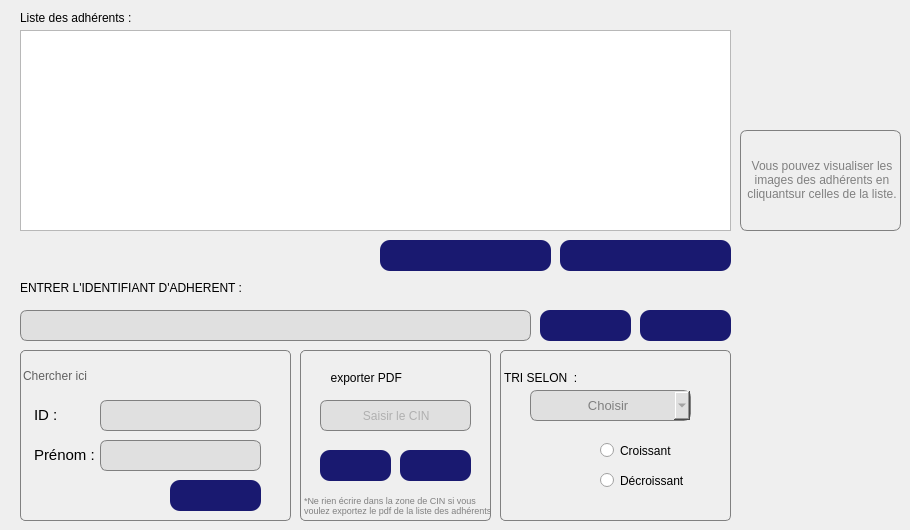
   <widget class="QWidget" name="tab_4">
    <attribute name="title">
     <string>LISTE</string>
    </attribute>
    <widget class="QLabel" name="label_28">
     <property name="geometry">
      <rect>
       <x>20</x>
       <y>10</y>
       <width>191</width>
       <height>16</height>
      </rect>
     </property>
     <property name="styleSheet">
      <string notr="true">font: 11pt &quot;Copperplate Gothic Bold&quot;;
color: rgb(0, 0, 0);</string>
     </property>
     <property name="text">
      <string>Liste des adhérents : </string>
     </property>
    </widget>
    <widget class="QTableView" name="tableView_Adherent">
     <property name="geometry">
      <rect>
       <x>20</x>
       <y>30</y>
       <width>711</width>
       <height>201</height>
      </rect>
     </property>
     <property name="styleSheet">
      <string notr="true">#tableView {
border: 3px solid gray;
border-radius: 40px;
background: rgba(228, 228, 255, 0); /* Fond semi-transparent */
    background-color: #f0f0f0; /* Couleur de fond */

}

</string>
     </property>
    </widget>
    <widget class="QLabel" name="label_29">
     <property name="geometry">
      <rect>
       <x>20</x>
       <y>280</y>
       <width>361</width>
       <height>16</height>
      </rect>
     </property>
     <property name="styleSheet">
      <string notr="true">font: 11pt &quot;Copperplate Gothic Bold&quot;;
color: rgb(0, 0, 0);</string>
     </property>
     <property name="text">
      <string>ENTRER L'IDENTIFIANT D'ADHERENT :</string>
     </property>
    </widget>
    <widget class="QLineEdit" name="lineEdit_id_a_supp">
     <property name="geometry">
      <rect>
       <x>20</x>
       <y>310</y>
       <width>511</width>
       <height>31</height>
      </rect>
     </property>
     <property name="styleSheet">
      <string notr="true">QLineEdit {
    background-color: #e0e0e0; /* Couleur de fond par défaut */
    color: #808080; /* Couleur du texte par défaut (gris clair) */
    border: 1px solid #808080; /* Bordure grise par défaut */
    border-radius: 7px; /* Arrondir les coins par défaut */
}

QLineEdit:focus {
    background-color: #fafad2; /* Nouvelle couleur de fond lorsque le lineEdit est en focus */
    color: #000000; /* Nouvelle couleur du texte lorsque le lineEdit est en focus (noir) */
    border-color: #D3D3D3; /* Nouvelle couleur de la bordure lorsque le lineEdit est en focus */
}
</string>
     </property>
    </widget>
    <widget class="QPushButton" name="pushButton_statistiques">
     <property name="geometry">
      <rect>
       <x>560</x>
       <y>240</y>
       <width>171</width>
       <height>31</height>
      </rect>
     </property>
     <property name="styleSheet">
      <string notr="true">QPushButton {
	image: url(:/images/img/1708110523743.png);
	font: 12pt &quot;Century Gothic&quot;;
    background-color: #191970; /* Couleur de fond */
    color: #fff; /* Couleur du texte */
    border: none; /* Pas de bordure */
    border-radius: 10px; /* Arrondir les coins */
}

/* Style lorsque la souris survole le bouton */
QPushButton:hover {
	color: rgb(255, 255, 255);

background:#DAA520;
border: none;
}

/* Style lorsque le bouton est enfoncé */
QPushButton:pressed {
    background-color: #b8860b; /* Couleur de fond en cas d'appui */
    border: 1px solid #446cff; /* Bordure en cas d'appui */
}

/* Style lorsque le bouton est enfoncé et coché (utilisé pour les boutons à bascule) */
QPushButton:checked {
    background-color: #3761ff; /* Couleur de fond en cas de bouton coché */
    border: 1px solid #3761ff; /* Bordure en cas de bouton coché */
}




</string>
     </property>
     <property name="text">
      <string/>
     </property>
    </widget>
    <widget class="QPushButton" name="pushButton_supprimerAdherent">
     <property name="geometry">
      <rect>
       <x>640</x>
       <y>310</y>
       <width>91</width>
       <height>31</height>
      </rect>
     </property>
     <property name="styleSheet">
      <string notr="true">QPushButton {
	image: url(:/images/img/Picsart_24-02-16_20-04-00-348.png);
	font: 12pt &quot;Century Gothic&quot;;
    background-color: #191970; /* Couleur de fond */
    color: #fff; /* Couleur du texte */
    border: none; /* Pas de bordure */
    border-radius: 10px; /* Arrondir les coins */
}

/* Style lorsque la souris survole le bouton */
QPushButton:hover {
	color: rgb(255, 255, 255);

background:#DAA520;
border: none;
}

/* Style lorsque le bouton est enfoncé */
QPushButton:pressed {
    background-color: #b8860b; /* Couleur de fond en cas d'appui */
    border: 1px solid #446cff; /* Bordure en cas d'appui */
}

/* Style lorsque le bouton est enfoncé et coché (utilisé pour les boutons à bascule) */
QPushButton:checked {
    background-color: #3761ff; /* Couleur de fond en cas de bouton coché */
    border: 1px solid #3761ff; /* Bordure en cas de bouton coché */
}




</string>
     </property>
     <property name="text">
      <string/>
     </property>
    </widget>
    <widget class="QFrame" name="frame">
     <property name="geometry">
      <rect>
       <x>20</x>
       <y>350</y>
       <width>271</width>
       <height>171</height>
      </rect>
     </property>
     <property name="styleSheet">
      <string notr="true">QFrame {
    color: #808080; /* Couleur du texte par défaut (gris clair) */
    border: 1px solid #808080; /* Bordure grise par défaut */
    border-radius: 5px; /* Coins arrondis */
}
</string>
     </property>
     <property name="frameShape">
      <enum>QFrame::StyledPanel</enum>
     </property>
     <property name="frameShadow">
      <enum>QFrame::Raised</enum>
     </property>
     <widget class="QLineEdit" name="lineEdit_id_a_chercher">
      <property name="geometry">
       <rect>
        <x>80</x>
        <y>50</y>
        <width>161</width>
        <height>31</height>
       </rect>
      </property>
      <property name="styleSheet">
       <string notr="true">QLineEdit {
    background-color: #e0e0e0; /* Couleur de fond par défaut */
    color: #808080; /* Couleur du texte par défaut (gris clair) */
    border: 1px solid #808080; /* Bordure grise par défaut */
    border-radius: 7px; /* Arrondir les coins par défaut */
}

QLineEdit:focus {
    background-color: #fafad2; /* Nouvelle couleur de fond lorsque le lineEdit est en focus */
    color: #000000; /* Nouvelle couleur du texte lorsque le lineEdit est en focus (noir) */
    border-color: #D3D3D3; /* Nouvelle couleur de la bordure lorsque le lineEdit est en focus */
}
</string>
      </property>
     </widget>
     <widget class="QLabel" name="label_31">
      <property name="geometry">
       <rect>
        <x>10</x>
        <y>50</y>
        <width>61</width>
        <height>31</height>
       </rect>
      </property>
      <property name="styleSheet">
       <string notr="true">color: rgb(0, 0, 0);
border-color: transparent;</string>
      </property>
      <property name="text">
       <string>&lt;html&gt;&lt;head/&gt;&lt;body&gt;&lt;p&gt;&lt;span style=&quot; font-size:11pt;&quot;&gt;ID : &lt;/span&gt;&lt;/p&gt;&lt;/body&gt;&lt;/html&gt;</string>
      </property>
     </widget>
     <widget class="QLabel" name="label_4">
      <property name="geometry">
       <rect>
        <x>0</x>
        <y>10</y>
        <width>161</width>
        <height>31</height>
       </rect>
      </property>
      <property name="styleSheet">
       <string notr="true">	image: url(:/images/img/Picsart_24-02-16_20-08-03-121.png);
color: rgb(97, 97, 97);
	font: 12pt &quot;Century Gothic&quot;;
    padding-right: 20px; /* Décaler le texte vers la droite */
    border: none; /* Pas de bordure */
    image-position:  right;/* Position de l'image à gauche */
</string>
      </property>
      <property name="text">
       <string>Chercher ici</string>
      </property>
     </widget>
     <widget class="QLineEdit" name="lineEdit_prenom_chercher">
      <property name="geometry">
       <rect>
        <x>80</x>
        <y>90</y>
        <width>161</width>
        <height>31</height>
       </rect>
      </property>
      <property name="styleSheet">
       <string notr="true">QLineEdit {
    background-color: #e0e0e0; /* Couleur de fond par défaut */
    color: #808080; /* Couleur du texte par défaut (gris clair) */
    border: 1px solid #808080; /* Bordure grise par défaut */
    border-radius: 7px; /* Arrondir les coins par défaut */
}

QLineEdit:focus {
    background-color: #fafad2; /* Nouvelle couleur de fond lorsque le lineEdit est en focus */
    color: #000000; /* Nouvelle couleur du texte lorsque le lineEdit est en focus (noir) */
    border-color: #D3D3D3; /* Nouvelle couleur de la bordure lorsque le lineEdit est en focus */
}
</string>
      </property>
     </widget>
     <widget class="QLabel" name="label_32">
      <property name="geometry">
       <rect>
        <x>10</x>
        <y>90</y>
        <width>71</width>
        <height>31</height>
       </rect>
      </property>
      <property name="styleSheet">
       <string notr="true">color: rgb(0, 0, 0);
border-color: transparent;</string>
      </property>
      <property name="text">
       <string>&lt;html&gt;&lt;head/&gt;&lt;body&gt;&lt;p&gt;&lt;span style=&quot; font-size:11pt;&quot;&gt;Prénom : &lt;/span&gt;&lt;/p&gt;&lt;/body&gt;&lt;/html&gt;</string>
      </property>
     </widget>
     <widget class="QPushButton" name="pushButton_refresh_chercher">
      <property name="geometry">
       <rect>
        <x>150</x>
        <y>130</y>
        <width>91</width>
        <height>31</height>
       </rect>
      </property>
      <property name="styleSheet">
       <string notr="true">QPushButton {
	font: 12pt &quot;Century Gothic&quot;;
	image: url(:/images/img/Picsart_24-02-16_20-03-29-572.png);
    background-color: #191970; /* Couleur de fond */
    color: #fff; /* Couleur du texte */
    border: none; /* Pas de bordure */
    border-radius: 10px; /* Arrondir les coins */
}

/* Style lorsque la souris survole le bouton */
QPushButton:hover {
	color: rgb(255, 255, 255);

background:#DAA520;
border: none;
}

/* Style lorsque le bouton est enfoncé */
QPushButton:pressed {
    background-color: #b8860b; /* Couleur de fond en cas d'appui */
    border: 1px solid #446cff; /* Bordure en cas d'appui */
}

/* Style lorsque le bouton est enfoncé et coché (utilisé pour les boutons à bascule) */
QPushButton:checked {
    background-color: #3761ff; /* Couleur de fond en cas de bouton coché */
    border: 1px solid #3761ff; /* Bordure en cas de bouton coché */
}




</string>
      </property>
      <property name="text">
       <string/>
      </property>
     </widget>
    </widget>
    <widget class="QPushButton" name="pushButton_refresh_liste">
     <property name="geometry">
      <rect>
       <x>380</x>
       <y>240</y>
       <width>171</width>
       <height>31</height>
      </rect>
     </property>
     <property name="styleSheet">
      <string notr="true">QPushButton {
	font: 12pt &quot;Century Gothic&quot;;
	image: url(:/images/img/Picsart_24-02-16_20-03-29-572.png);
    background-color: #191970; /* Couleur de fond */
    color: #fff; /* Couleur du texte */
    border: none; /* Pas de bordure */
    border-radius: 10px; /* Arrondir les coins */
}

/* Style lorsque la souris survole le bouton */
QPushButton:hover {
	color: rgb(255, 255, 255);

background:#DAA520;
border: none;
}

/* Style lorsque le bouton est enfoncé */
QPushButton:pressed {
    background-color: #b8860b; /* Couleur de fond en cas d'appui */
    border: 1px solid #446cff; /* Bordure en cas d'appui */
}

/* Style lorsque le bouton est enfoncé et coché (utilisé pour les boutons à bascule) */
QPushButton:checked {
    background-color: #3761ff; /* Couleur de fond en cas de bouton coché */
    border: 1px solid #3761ff; /* Bordure en cas de bouton coché */
}




</string>
     </property>
     <property name="text">
      <string/>
     </property>
    </widget>
    <widget class="QFrame" name="frame_2">
     <property name="geometry">
      <rect>
       <x>500</x>
       <y>350</y>
       <width>231</width>
       <height>171</height>
      </rect>
     </property>
     <property name="styleSheet">
      <string notr="true">QFrame {
    color: #808080; /* Couleur du texte par défaut (gris clair) */
    border: 1px solid #808080; /* Bordure grise par défaut */
    border-radius: 5px; /* Coins arrondis */
}
</string>
     </property>
     <property name="frameShape">
      <enum>QFrame::StyledPanel</enum>
     </property>
     <property name="frameShadow">
      <enum>QFrame::Raised</enum>
     </property>
     <widget class="QLabel" name="label_34">
      <property name="geometry">
       <rect>
        <x>0</x>
        <y>20</y>
        <width>151</width>
        <height>16</height>
       </rect>
      </property>
      <property name="styleSheet">
       <string notr="true">font: 11pt &quot;Copperplate Gothic Bold&quot;;
color: rgb(0, 0, 0);
border-color: transparent;</string>
      </property>
      <property name="text">
       <string>TRI SELON  :</string>
      </property>
     </widget>
     <widget class="QComboBox" name="comboBox_trie">
      <property name="geometry">
       <rect>
        <x>30</x>
        <y>40</y>
        <width>161</width>
        <height>31</height>
       </rect>
      </property>
      <property name="styleSheet">
       <string notr="true">QComboBox {
	font: 10pt ;
    background-color: #e0e0e0; /* Couleur de fond par défaut */
    color: #808080; /* Couleur du texte par défaut (gris clair) */
    border: 1px solid #808080; /* Bordure grise par défaut */
    border-radius: 7px; /* Arrondir les coins par défaut */
    padding-left: 10px; /* Ajoute un espace à gauche */

}

QComboBox:focus {
    background-color: #fafad2; /* Nouvelle couleur de fond lorsque le lineEdit est en focus */
    color: #000000; /* Nouvelle couleur du texte lorsque le lineEdit est en focus (noir) */
    border-color: #D3D3D3; /* Nouvelle couleur de la bordure lorsque le lineEdit est en focus */
}

</string>
      </property>
      <property name="currentText">
       <string>             Choisir</string>
      </property>
      <property name="frame">
       <bool>true</bool>
      </property>
      <item>
       <property name="text">
        <string>             Choisir</string>
       </property>
      </item>
      <item>
       <property name="text">
        <string>ID</string>
       </property>
      </item>
      <item>
       <property name="text">
        <string>Nom</string>
       </property>
      </item>
      <item>
       <property name="text">
        <string>Prénom</string>
       </property>
      </item>
      <item>
       <property name="text">
        <string>Email</string>
       </property>
      </item>
      <item>
       <property name="text">
        <string>Téléphone</string>
       </property>
      </item>
      <item>
       <property name="text">
        <string>Fidélité</string>
       </property>
      </item>
      <item>
       <property name="text">
        <string>CIN</string>
       </property>
      </item>
     </widget>
     <widget class="QRadioButton" name="radioButton_ordre_croissant">
      <property name="geometry">
       <rect>
        <x>100</x>
        <y>90</y>
        <width>89</width>
        <height>21</height>
       </rect>
      </property>
      <property name="styleSheet">
       <string notr="true">
QRadioButton:checked {
    border:none; /* Bordure lorsque sélectionné */
    color: #000; /* Couleur du texte lorsque sélectionné */
}

</string>
      </property>
      <property name="text">
       <string>Croissant</string>
      </property>
     </widget>
     <widget class="QLabel" name="label_2">
      <property name="geometry">
       <rect>
        <x>20</x>
        <y>90</y>
        <width>61</width>
        <height>61</height>
       </rect>
      </property>
      <property name="styleSheet">
       <string notr="true">image: url(:/images/img/tri.png);
border-color: transparent;</string>
      </property>
      <property name="text">
       <string/>
      </property>
     </widget>
     <widget class="QRadioButton" name="radioButton_ordre_decroissant">
      <property name="geometry">
       <rect>
        <x>100</x>
        <y>120</y>
        <width>89</width>
        <height>21</height>
       </rect>
      </property>
      <property name="styleSheet">
       <string notr="true">
QRadioButton:checked {
    border:none; /* Bordure lorsque sélectionné */
    color: #000; /* Couleur du texte lorsque sélectionné */
}

</string>
      </property>
      <property name="text">
       <string>Décroissant</string>
      </property>
     </widget>
    </widget>
    <widget class="QFrame" name="frame_3">
     <property name="geometry">
      <rect>
       <x>300</x>
       <y>350</y>
       <width>191</width>
       <height>171</height>
      </rect>
     </property>
     <property name="styleSheet">
      <string notr="true">QFrame {
    color: #808080; /* Couleur du texte par défaut (gris clair) */
    border: 1px solid #808080; /* Bordure grise par défaut */
    border-radius: 5px; /* Coins arrondis */
}
</string>
     </property>
     <property name="frameShape">
      <enum>QFrame::StyledPanel</enum>
     </property>
     <property name="frameShadow">
      <enum>QFrame::Raised</enum>
     </property>
     <widget class="QPushButton" name="pushButton_pdf">
      <property name="geometry">
       <rect>
        <x>20</x>
        <y>100</y>
        <width>71</width>
        <height>31</height>
       </rect>
      </property>
      <property name="styleSheet">
       <string notr="true">QPushButton {
	image: url(:/images/img/Picsart_24-02-16_20-04-56-340.png);
	font: 12pt &quot;Century Gothic&quot;;
    background-color: #191970; /* Couleur de fond */
    color: #fff; /* Couleur du texte */
    border: none; /* Pas de bordure */
    border-radius: 10px; /* Arrondir les coins */
}

/* Style lorsque la souris survole le bouton */
QPushButton:hover {
	color: rgb(255, 255, 255);

background:#DAA520;
border: none;
}

/* Style lorsque le bouton est enfoncé */
QPushButton:pressed {
    background-color: #b8860b; /* Couleur de fond en cas d'appui */
    border: 1px solid #446cff; /* Bordure en cas d'appui */
}

/* Style lorsque le bouton est enfoncé et coché (utilisé pour les boutons à bascule) */
QPushButton:checked {
    background-color: #3761ff; /* Couleur de fond en cas de bouton coché */
    border: 1px solid #3761ff; /* Bordure en cas de bouton coché */
}




</string>
      </property>
      <property name="text">
       <string/>
      </property>
     </widget>
     <widget class="QLabel" name="label_43">
      <property name="geometry">
       <rect>
        <x>0</x>
        <y>20</y>
        <width>191</width>
        <height>16</height>
       </rect>
      </property>
      <property name="styleSheet">
       <string notr="true">font: 11pt &quot;Copperplate Gothic Bold&quot;;
color: rgb(0, 0, 0);
border-color: transparent;</string>
      </property>
      <property name="text">
       <string>        exporter PDF</string>
      </property>
     </widget>
     <widget class="QLineEdit" name="lineEdit_cin_pdf">
      <property name="geometry">
       <rect>
        <x>20</x>
        <y>50</y>
        <width>151</width>
        <height>31</height>
       </rect>
      </property>
      <property name="styleSheet">
       <string notr="true">QLineEdit {
    background-color: #e0e0e0; /* Couleur de fond par défaut */
    color: #808080; /* Couleur du texte par défaut (gris clair) */
    border: 1px solid #808080; /* Bordure grise par défaut */
    border-radius: 7px; /* Arrondir les coins par défaut */
}

QLineEdit:focus {
    background-color: #fafad2; /* Nouvelle couleur de fond lorsque le lineEdit est en focus */
    color: #000000; /* Nouvelle couleur du texte lorsque le lineEdit est en focus (noir) */
    border-color: #D3D3D3; /* Nouvelle couleur de la bordure lorsque le lineEdit est en focus */
}
</string>
      </property>
      <property name="placeholderText">
       <string>            Saisir le CIN</string>
      </property>
     </widget>
     <widget class="QLabel" name="label_45">
      <property name="geometry">
       <rect>
        <x>0</x>
        <y>140</y>
        <width>191</width>
        <height>31</height>
       </rect>
      </property>
      <property name="styleSheet">
       <string notr="true">border-color: transparent;</string>
      </property>
      <property name="text">
       <string>&lt;html&gt;&lt;head/&gt;&lt;body&gt;&lt;p&gt;&lt;span style=&quot; font-size: 7pt;&quot;&gt;
*Ne rien écrire dans la zone de CIN si vous&lt;br&gt;voulez exportez le pdf de la liste des adhérents&lt;/span&gt;&lt;/p&gt;&lt;/body&gt;&lt;/html&gt;</string>
      </property>
     </widget>
     <widget class="QPushButton" name="pushButton_refresh_pdf">
      <property name="geometry">
       <rect>
        <x>100</x>
        <y>100</y>
        <width>71</width>
        <height>31</height>
       </rect>
      </property>
      <property name="styleSheet">
       <string notr="true">QPushButton {
	font: 12pt &quot;Century Gothic&quot;;
	image: url(:/images/img/Picsart_24-02-16_20-03-29-572.png);
    background-color: #191970; /* Couleur de fond */
    color: #fff; /* Couleur du texte */
    border: none; /* Pas de bordure */
    border-radius: 10px; /* Arrondir les coins */
}

/* Style lorsque la souris survole le bouton */
QPushButton:hover {
	color: rgb(255, 255, 255);

background:#DAA520;
border: none;
}

/* Style lorsque le bouton est enfoncé */
QPushButton:pressed {
    background-color: #b8860b; /* Couleur de fond en cas d'appui */
    border: 1px solid #446cff; /* Bordure en cas d'appui */
}

/* Style lorsque le bouton est enfoncé et coché (utilisé pour les boutons à bascule) */
QPushButton:checked {
    background-color: #3761ff; /* Couleur de fond en cas de bouton coché */
    border: 1px solid #3761ff; /* Bordure en cas de bouton coché */
}




</string>
      </property>
      <property name="text">
       <string/>
      </property>
     </widget>
    </widget>
    <widget class="QLabel" name="label_67">
     <property name="geometry">
      <rect>
       <x>740</x>
       <y>130</y>
       <width>161</width>
       <height>101</height>
      </rect>
     </property>
     <property name="styleSheet">
      <string notr="true">   /* background-color: #e0e0e0; /* Couleur de fond par défaut */
    color: #808080; /* Couleur du texte par défaut (gris clair) */
    border: 1px solid #808080; /* Bordure grise par défaut */
    border-radius: 7px; /* Arrondir les coins par défaut */
</string>
     </property>
     <property name="text">
      <string>&lt;html&gt;&lt;head/&gt;&lt;body&gt;&lt;p align=&quot;center&quot;&gt;
Vous pouvez visualiser les  &lt;br&gt;
images des adhérents en&lt;br&gt;
cliquantsur celles de la liste.&lt;/p&gt;&lt;/body&gt;&lt;/html&gt;</string>
     </property>
    </widget>
    <widget class="QPushButton" name="pushButton_refresh_id_a_supp">
     <property name="geometry">
      <rect>
       <x>540</x>
       <y>310</y>
       <width>91</width>
       <height>31</height>
      </rect>
     </property>
     <property name="styleSheet">
      <string notr="true">QPushButton {
	font: 12pt &quot;Century Gothic&quot;;
	image: url(:/images/img/Picsart_24-02-16_20-03-29-572.png);
    background-color: #191970; /* Couleur de fond */
    color: #fff; /* Couleur du texte */
    border: none; /* Pas de bordure */
    border-radius: 10px; /* Arrondir les coins */
}

/* Style lorsque la souris survole le bouton */
QPushButton:hover {
	color: rgb(255, 255, 255);

background:#DAA520;
border: none;
}

/* Style lorsque le bouton est enfoncé */
QPushButton:pressed {
    background-color: #b8860b; /* Couleur de fond en cas d'appui */
    border: 1px solid #446cff; /* Bordure en cas d'appui */
}

/* Style lorsque le bouton est enfoncé et coché (utilisé pour les boutons à bascule) */
QPushButton:checked {
    background-color: #3761ff; /* Couleur de fond en cas de bouton coché */
    border: 1px solid #3761ff; /* Bordure en cas de bouton coché */
}




</string>
     </property>
     <property name="text">
      <string/>
     </property>
    </widget>
   </widget>
